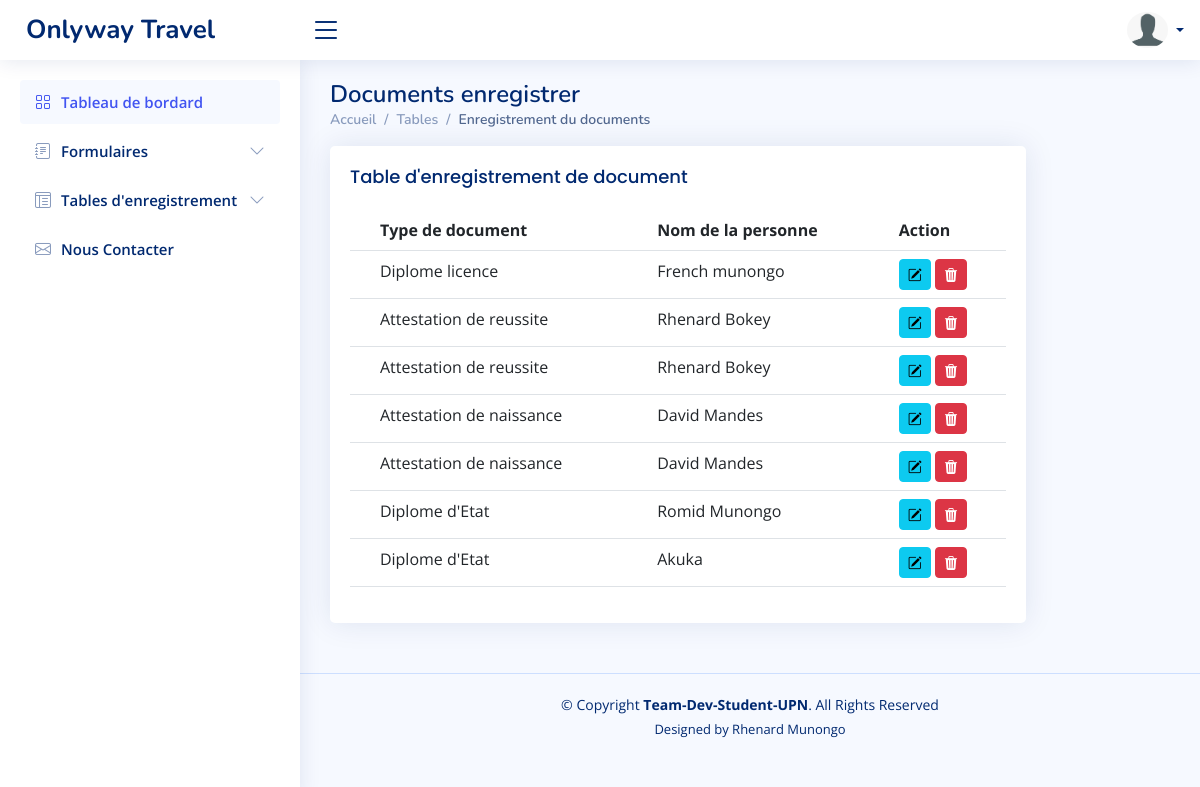
The app's page /tables-data-doc.php (signed in) with its own data.
### tables this page shows
CREATE TABLE `tb_document` (
  `id` int(11) NOT NULL,
  `nom_doc` varchar(40) DEFAULT NULL,
  `type_doc` varchar(40) DEFAULT NULL,
  `nom_personne` varchar(40) DEFAULT NULL,
  `descption` varchar(40) DEFAULT NULL
);

### tables-data-doc.php (the view, shortened to what this page needs)
<!DOCTYPE html>
<html lang="en">
<body>
  <?php include "header.php"; ?>
  <main id="main" class="main">
    <div class="pagetitle">
      <h1>Documents enregistrer</h1>
      <nav>
        <ol class="breadcrumb">
          <li class="breadcrumb-item"><a href="accueil.php">Accueil</a></li>
          <li class="breadcrumb-item">Tables</li>
          <li class="breadcrumb-item active">Enregistrement du documents</li>
        </ol>
      </nav>
    </div>
    <section class="section">
      <div class="row">
        <div class="col-lg-10">
          <div class="card">
            <div class="card-body">
              <h5 class="card-title">Table d'enregistrement de document</h5>
              <table class="table datatable">
                <thead>
                  <tr>
                    <th scope="col"></th>
                    <th scope="col">Type de document</th>
                    <th scope="col">Nom de la personne</th>
                    <th scope="col">Action</th>
                  </tr>
                </thead>
                <tbody>
                  <?php require 'login-connexion.php';  ?>
                <?php
                  $query="SELECT * FROM tb_document";
                  $pdostmt=$pdo->prepare($query);
                  $pdostmt->execute();
                ?>
                <?php while($ligne=$pdostmt->fetch(PDO::FETCH_ASSOC)):?>
                  <tr>
                    <th scope="row"></th>
                    <td><?php echo $ligne["type_doc"]; ?>&nbsp;</td>
                    <td><?php echo $ligne["nom_personne"]; ?>&nbsp;</td>
                    <td>
                      <div class="d-flex justify-content">
                      <button type="button" class="btn btn-info bi bi-pencil-square btn-sm"  data-bs-toggle="modal"  data-bs-target="#exampleModal"></button>&nbsp;
                      <form onsubmit="alert('Vous le vous vraiment supprimer cet enregistrement ?')" method="post">
                          <button name="delete" class="btn btn-danger btn-sm"><i class="bi bi-trash3-fill"></i></button>
                      </form>
                      </div>
                    </td>
                  </tr>
                  <?php endwhile; ?>
                </tbody>
              </table>
            </div>
          </div>
    </section>
  </main>
<?php include "footer.php"; ?>

### header.php (shortened to what this page needs)
<head>
  <link href="assets/vendor/bootstrap/css/bootstrap.min.css" rel="stylesheet">
  <link href="assets/vendor/bootstrap-icons/bootstrap-icons.css" rel="stylesheet">
  <link href="assets/vendor/boxicons/css/boxicons.min.css" rel="stylesheet">
  <link href="assets/vendor/quill/quill.snow.css" rel="stylesheet">
  <link href="assets/vendor/quill/quill.bubble.css" rel="stylesheet">
  <link href="assets/vendor/remixicon/remixicon.css" rel="stylesheet">
  <link href="assets/vendor/simple-datatables/style.css" rel="stylesheet">
  <link href="assets/css/style.css" rel="stylesheet">
</head>
<header id="header" class="header fixed-top d-flex align-items-center">
<div class="d-flex align-items-center justify-content-between">
  <a href="dashbord.php" class="logo d-flex align-items-center">
    <span class="d-none d-lg-block">Onlyway Travel</span>
  </a>
  <i class="bi bi-list toggle-sidebar-btn"></i>
</div>
<nav class="header-nav ms-auto">
  <ul class="d-flex align-items-center">
    <li class="nav-item dropdown pe-3">
      <a class="nav-link nav-profile d-flex align-items-center pe-0" href="#" data-bs-toggle="dropdown">
        <img src="assets/img/person.png" alt="Profile" class="rounded-circle text-primary">
        <span class="d-none d-md-block dropdown-toggle ps-2"></span>
      </a>
    </li>
  </ul>
</nav>
</header>
<aside id="sidebar" class="sidebar">
<ul class="sidebar-nav" id="sidebar-nav">
  <li class="nav-item">
    <a class="nav-link " href="Dashbord.php">
      <i class="bi bi-grid"></i>
      <span>Tableau de bordard</span>
    </a>
  </li>
  <li class="nav-item">
    <a class="nav-link collapsed" data-bs-target="#forms-nav" data-bs-toggle="collapse" href="#">
      <i class="bi bi-journal-text"></i><span>Formulaires</span><i class="bi bi-chevron-down ms-auto"></i>
    </a>
  </li>
  <li class="nav-item">
    <a class="nav-link collapsed" data-bs-target="#tables-nav" data-bs-toggle="collapse" href="#">
      <i class="bi bi-layout-text-window-reverse"></i><span>Tables d'enregistrement</span><i class="bi bi-chevron-down ms-auto"></i>
    </a>
  </li>
  <li class="nav-item">
        <a class="nav-link collapsed" href="pages-contact.php">
          <i class="bi bi-envelope"></i>
          <span>Nous Contacter</span>
        </a>
      </li>
</ul>
</aside>

### footer.php (shortened to what this page needs)
  <footer id="footer" class="footer">
    <div class="copyright">
      &copy; Copyright <strong><span>Team-Dev-Student-UPN</span></strong>. All Rights Reserved
    </div>
    <div class="credits">
      Designed by Rhenard Munongo
    </div>
  </footer>
</body>
</html>

### assets/css/style.css (style rules this page uses)
:root { scroll-behavior: smooth; }
body { font-family: "Open Sans", sans-serif; background: #f6f9ff; color: #444444; }
a { color: #4154f1; text-decoration: none; }
h1, h2, h3, h4, h5, h6 { font-family: "Nunito", sans-serif; }
#main { margin-top: 60px; padding: 20px 30px; transition: all 0.3s; }
.pagetitle { margin-bottom: 10px; }
.pagetitle h1 { font-size: 24px; margin-bottom: 0; font-weight: 600; color: #012970; }
.card { margin-bottom: 30px; border: none; border-radius: 5px; box-shadow: 0px 0 30px rgba(1, 41, 112, 0.1); }
.card-title { padding: 20px 0 15px 0; font-size: 18px; font-weight: 500; color: #012970; font-family: "Poppins", sans-serif; }
.card-body { padding: 0 20px 20px 20px; }
.breadcrumb { font-size: 14px; font-family: "Nunito", sans-serif; color: #899bbd; font-weight: 600; }
.breadcrumb a { color: #899bbd; transition: 0.3s; }
.breadcrumb .breadcrumb-item::before { color: #899bbd; }
.breadcrumb .active { color: #51678f; font-weight: 600; }
.logo { line-height: 1; }
@media (min-width: 1200px) { .logo { width: 280px; } }
.logo span { font-size: 26px; font-weight: 700; color: #012970; font-family: "Nunito", sans-serif; }
.header { transition: all 0.5s; z-index: 997; height: 60px; box-shadow: 0px 2px 20px rgba(1, 41, 112, 0.1); background-color: #fff; padding-left: 20px; }
.header .toggle-sidebar-btn { font-size: 32px; padding-left: 10px; cursor: pointer; color: #012970; }
.header-nav ul { list-style: none; }
.header-nav>ul { margin: 0; padding: 0; }
.header-nav .nav-profile { color: #012970; }
.header-nav .nav-profile img { max-height: 36px; }
.header-nav .nav-profile span { font-size: 14px; font-weight: 600; }
.sidebar { position: fixed; top: 60px; left: 0; bottom: 0; width: 300px; z-index: 996; transition: all 0.3s; padding: 20px; overflow-y: auto; scrollbar-width: thin; scrollbar-color: #aab7cf transparent; box-shadow: 0px 0px 20px rgba(1, 41, 112, 0.1); background-color: #fff; }
@media (min-width: 1200px) { #main, #footer { margin-left: 300px; } }
.sidebar-nav { padding: 0; margin: 0; list-style: none; }
.sidebar-nav li { padding: 0; margin: 0; list-style: none; }
.sidebar-nav .nav-item { margin-bottom: 5px; }
.sidebar-nav .nav-link { display: flex; align-items: center; font-size: 15px; font-weight: 600; color: #4154f1; transition: 0.3; background: #f6f9ff; padding: 10px 15px; border-radius: 4px; }
.sidebar-nav .nav-link i { font-size: 16px; margin-right: 10px; color: #4154f1; }
.sidebar-nav .nav-link.collapsed { color: #012970; background: #fff; }
.sidebar-nav .nav-link.collapsed i { color: #899bbd; }
.sidebar-nav .nav-link .bi-chevron-down { margin-right: 0; transition: transform 0.2s ease-in-out; }
.footer { padding: 20px 0; font-size: 14px; transition: all 0.3s; border-top: 1px solid #cddfff; }
.footer .copyright { text-align: center; color: #012970; }
.footer .credits { padding-top: 5px; text-align: center; font-size: 13px; color: #012970; }

### records on screen
tb_document: type_doc "Diplome licence", nom_personne "French munongo"
tb_document: type_doc "Attestation de reussite", nom_personne "Rhenard Bokey"
tb_document: type_doc "Attestation de reussite", nom_personne "Rhenard Bokey"
tb_document: type_doc "Attestation de naissance", nom_personne "David Mandes"
tb_document: type_doc "Attestation de naissance", nom_personne "David Mandes"
tb_document: type_doc "Diplome d'Etat", nom_personne "Romid Munongo"
tb_document: type_doc "Diplome d'Etat", nom_personne "Akuka"
